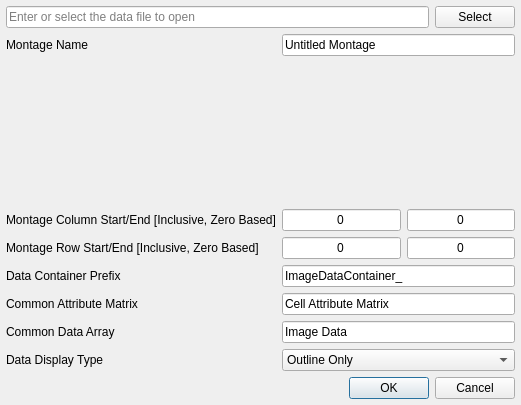
<?xml version="1.0" encoding="UTF-8"?>
<ui version="4.0">
 <class>ImportDREAM3DMontageDialog</class>
 <widget class="QDialog" name="ImportDREAM3DMontageDialog">
  <property name="geometry">
   <rect>
    <x>0</x>
    <y>0</y>
    <width>521</width>
    <height>405</height>
   </rect>
  </property>
  <property name="windowTitle">
   <string>Import DREAM3D Montage</string>
  </property>
  <layout class="QGridLayout" name="gridLayout">
   <property name="leftMargin">
    <number>6</number>
   </property>
   <property name="topMargin">
    <number>6</number>
   </property>
   <property name="rightMargin">
    <number>6</number>
   </property>
   <property name="bottomMargin">
    <number>6</number>
   </property>
   <item row="1" column="1" colspan="3">
    <widget class="QLineEdit" name="montageNameLE">
     <property name="text">
      <string>Untitled Montage</string>
     </property>
    </widget>
   </item>
   <item row="13" column="0" colspan="4">
    <widget class="QDialogButtonBox" name="buttonBox">
     <property name="orientation">
      <enum>Qt::Horizontal</enum>
     </property>
     <property name="standardButtons">
      <set>QDialogButtonBox::Cancel|QDialogButtonBox::Ok</set>
     </property>
    </widget>
   </item>
   <item row="10" column="0">
    <widget class="QLabel" name="label_12">
     <property name="text">
      <string>Common Attribute Matrix</string>
     </property>
    </widget>
   </item>
   <item row="11" column="0">
    <widget class="QLabel" name="label_13">
     <property name="text">
      <string>Common Data Array</string>
     </property>
    </widget>
   </item>
   <item row="7" column="0">
    <widget class="QLabel" name="label">
     <property name="text">
      <string>Montage Column Start/End [Inclusive, Zero Based]</string>
     </property>
    </widget>
   </item>
   <item row="10" column="1" colspan="3">
    <widget class="QLineEdit" name="cellAttrMatrixNameLE">
     <property name="enabled">
      <bool>true</bool>
     </property>
     <property name="text">
      <string>Cell Attribute Matrix</string>
     </property>
    </widget>
   </item>
   <item row="0" column="0" colspan="3">
    <widget class="QLineEdit" name="dataFileLE">
     <property name="placeholderText">
      <string>Enter or select the data file to open</string>
     </property>
    </widget>
   </item>
   <item row="12" column="0">
    <widget class="QLabel" name="label_7">
     <property name="text">
      <string>Data Display Type</string>
     </property>
    </widget>
   </item>
   <item row="9" column="0">
    <widget class="QLabel" name="label_14">
     <property name="text">
      <string>Data Container Prefix</string>
     </property>
    </widget>
   </item>
   <item row="9" column="1" colspan="3">
    <widget class="QLineEdit" name="dcPrefixLE">
     <property name="enabled">
      <bool>true</bool>
     </property>
     <property name="text">
      <string>ImageDataContainer_</string>
     </property>
    </widget>
   </item>
   <item row="6" column="0" colspan="4">
    <widget class="VSLoadHDF5DataWidget" name="loadHDF5DataWidget" native="true"/>
   </item>
   <item row="1" column="0">
    <widget class="QLabel" name="label_17">
     <property name="text">
      <string>Montage Name</string>
     </property>
    </widget>
   </item>
   <item row="11" column="1" colspan="3">
    <widget class="QLineEdit" name="imageArrayNameLE">
     <property name="enabled">
      <bool>true</bool>
     </property>
     <property name="text">
      <string>Image Data</string>
     </property>
    </widget>
   </item>
   <item row="0" column="3">
    <widget class="QPushButton" name="selectButton">
     <property name="text">
      <string>Select</string>
     </property>
    </widget>
   </item>
   <item row="8" column="0">
    <widget class="QLabel" name="label_2">
     <property name="text">
      <string>Montage Row Start/End [Inclusive, Zero Based]</string>
     </property>
    </widget>
   </item>
   <item row="7" column="1">
    <widget class="QLineEdit" name="colStart">
     <property name="text">
      <string>0</string>
     </property>
     <property name="alignment">
      <set>Qt::AlignCenter</set>
     </property>
    </widget>
   </item>
   <item row="8" column="1">
    <widget class="QLineEdit" name="rowStart">
     <property name="text">
      <string>0</string>
     </property>
     <property name="alignment">
      <set>Qt::AlignCenter</set>
     </property>
    </widget>
   </item>
   <item row="12" column="1" colspan="3">
    <widget class="QComboBox" name="dataDisplayTypeCB">
     <item>
      <property name="text">
       <string>Outline Only</string>
      </property>
     </item>
     <item>
      <property name="text">
       <string>Individual Tiles</string>
      </property>
     </item>
     <item>
      <property name="text">
       <string>Stitched Montage</string>
      </property>
     </item>
    </widget>
   </item>
   <item row="7" column="2" colspan="2">
    <widget class="QLineEdit" name="colEnd">
     <property name="text">
      <string>0</string>
     </property>
     <property name="alignment">
      <set>Qt::AlignCenter</set>
     </property>
    </widget>
   </item>
   <item row="8" column="2" colspan="2">
    <widget class="QLineEdit" name="rowEnd">
     <property name="text">
      <string>0</string>
     </property>
     <property name="alignment">
      <set>Qt::AlignCenter</set>
     </property>
    </widget>
   </item>
  </layout>
 </widget>
 <customwidgets>
  <customwidget>
   <class>VSLoadHDF5DataWidget</class>
   <extends>QWidget</extends>
   <header>VSLoadHDF5DataWidget.h</header>
   <container>1</container>
  </customwidget>
 </customwidgets>
 <resources/>
 <connections>
  <connection>
   <sender>buttonBox</sender>
   <signal>accepted()</signal>
   <receiver>ImportDREAM3DMontageDialog</receiver>
   <slot>accept()</slot>
   <hints>
    <hint type="sourcelabel">
     <x>248</x>
     <y>254</y>
    </hint>
    <hint type="destinationlabel">
     <x>157</x>
     <y>274</y>
    </hint>
   </hints>
  </connection>
  <connection>
   <sender>buttonBox</sender>
   <signal>rejected()</signal>
   <receiver>ImportDREAM3DMontageDialog</receiver>
   <slot>reject()</slot>
   <hints>
    <hint type="sourcelabel">
     <x>316</x>
     <y>260</y>
    </hint>
    <hint type="destinationlabel">
     <x>286</x>
     <y>274</y>
    </hint>
   </hints>
  </connection>
 </connections>
</ui>
